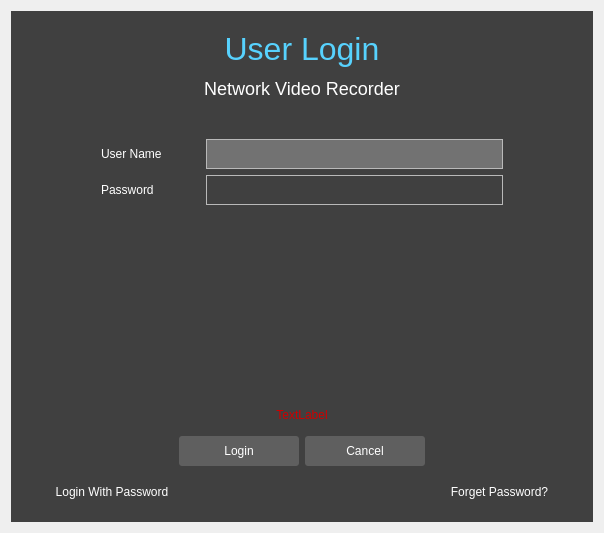
<?xml version="1.0" encoding="UTF-8"?>
<ui version="4.0">
 <class>UserLogin</class>
 <widget class="QWidget" name="UserLogin">
  <property name="geometry">
   <rect>
    <x>0</x>
    <y>0</y>
    <width>604</width>
    <height>533</height>
   </rect>
  </property>
  <property name="windowTitle">
   <string>Dialog</string>
  </property>
  <property name="styleSheet">
   <string notr="true">/*通用QComboBox*/
QComboBox
{
    min-height: 28px;
    border: 1px solid #B9B9B9;
    padding-left: 5px;
    padding-right: 5px;
    background-color: rgba(190, 190, 190, 40%);
    color: #B9B9B9;
}
QComboBox:disabled
{
    background-color: rgba(190, 190, 190, 40%);
    color: #B9B9B9;
}
QComboBox:hover
{
    border: 1px solid #D9D9D9;
}
QComboBox:drop-down
{
    border: 0px;
}
QComboBox::down-arrow
{
    image: url(:/common/common/drop-down-white.png);
}
QComboBox QAbstractItemView
{
    outline: none;
    border: 1px solid #949494;
    background-color: rgba(44, 44, 44, 90%);
}
QComboBox QAbstractItemView::item
{
    border: none;
    padding-left: 5px;
    height: 30px;
    color: #FFFFFF;
}
QComboBox QAbstractItemView::item:hover
{
    background-color: rgba(190, 190, 190, 40%);
    color: #FFFFFF;
}
QComboBox QAbstractItemView::item:selected
{
    background-color: rgba(190, 190, 190, 40%);
    color: #FFFFFF;
}

/*通用QLabel*/
QLabel
{
    background: transparent;
    color: #FFFFFF;
    padding-left: 0px;
    padding-right: 0px;
    min-height: 30px;
}
QLabel:disabled
{
    color: #B9B9B9;
}
QLabel#label_mainTitle
{
    color: rgb(87, 210, 254);
    font-size: 32px;
}
QLabel#label_subTitle
{
    font-size: 18px;
}
QLabel#label_title
{
    background-color: #0AA9E3;
    color: #FFFFFF;
    padding-left: 15px;
    padding-right: 15px;
    min-height: 40px;
    font: 20px;
}

/*通用QLineEdit*/
QLineEdit
{
    min-height: 28px;
    background: transparent;
    color: #FFFFFF;
    padding-left: 5px;
    padding-right: 5px;
    border: 1px solid #b9b9b9;
}
QLineEdit:read-only
{
    background-color: rgba(190, 190, 190, 40%);
    color: #B9B9B9;
}
QLineEdit:disabled
{
    background-color: rgba(190, 190, 190, 40%);
    color: #B9B9B9;
}
QLineEdit:hover
{
    border: 1px solid #D9D9D9;
}
QLineEdit:focus
{
    border: 1px solid #D9D9D9;
}

/*通用QPushButton*/
QPushButton
{
    outline: 0px;
    border: 0px;
    border-radius: 3px;
    padding-left: 20px;
    padding-right: 20px;
    min-width: 80px;
    min-height: 30px;
    color: #FFFFFF;
    background-color: #5F5F5F;
}
QPushButton:disabled
{
    background-color: rgb(190, 190, 190);
    color: rgb(150, 150, 150);
}
QPushButton:hover
{
    background-color: #2B9CC6;
}
QPushButton:focus
{
    background-color: #2B9CC6;
}
QPushButton:pressed
{
    background-color: rgba(43, 156, 198, 80%);
}

/*QToolButton*/
QToolButton
{
    border: 0px;
}

/*QWidget*/
QWidget#wizard_content
{
    background: rgba(44, 44, 44, 90%);
}

</string>
  </property>
  <layout class="QGridLayout" name="gridLayout">
   <item row="0" column="0">
    <widget class="QWidget" name="wizard_content" native="true">
     <property name="sizePolicy">
      <sizepolicy hsizetype="Preferred" vsizetype="Preferred">
       <horstretch>2</horstretch>
       <verstretch>1</verstretch>
      </sizepolicy>
     </property>
     <property name="focusPolicy">
      <enum>Qt::StrongFocus</enum>
     </property>
     <layout class="QVBoxLayout" name="verticalLayout">
      <property name="leftMargin">
       <number>40</number>
      </property>
      <property name="topMargin">
       <number>20</number>
      </property>
      <property name="rightMargin">
       <number>40</number>
      </property>
      <property name="bottomMargin">
       <number>20</number>
      </property>
      <item>
       <widget class="QLabel" name="label_mainTitle">
        <property name="text">
         <string>User Login</string>
        </property>
        <property name="alignment">
         <set>Qt::AlignCenter</set>
        </property>
       </widget>
      </item>
      <item>
       <widget class="QLabel" name="label_subTitle">
        <property name="text">
         <string>Network Video Recorder</string>
        </property>
        <property name="alignment">
         <set>Qt::AlignCenter</set>
        </property>
       </widget>
      </item>
      <item>
       <widget class="QWidget" name="widgetInput" native="true">
        <layout class="QGridLayout" name="gridLayout_2">
         <property name="leftMargin">
          <number>50</number>
         </property>
         <property name="topMargin">
          <number>30</number>
         </property>
         <property name="rightMargin">
          <number>50</number>
         </property>
         <property name="bottomMargin">
          <number>0</number>
         </property>
         <item row="1" column="1">
          <widget class="MyLineEdit" name="lineEdit_password">
           <property name="echoMode">
            <enum>QLineEdit::Password</enum>
           </property>
          </widget>
         </item>
         <item row="0" column="0">
          <widget class="QLabel" name="label_name">
           <property name="sizePolicy">
            <sizepolicy hsizetype="Preferred" vsizetype="Preferred">
             <horstretch>1</horstretch>
             <verstretch>0</verstretch>
            </sizepolicy>
           </property>
           <property name="text">
            <string>User Name</string>
           </property>
          </widget>
         </item>
         <item row="0" column="1">
          <widget class="ComboBox" name="comboBox_user">
           <property name="sizePolicy">
            <sizepolicy hsizetype="Expanding" vsizetype="Fixed">
             <horstretch>3</horstretch>
             <verstretch>0</verstretch>
            </sizepolicy>
           </property>
           <property name="focusPolicy">
            <enum>Qt::NoFocus</enum>
           </property>
          </widget>
         </item>
         <item row="1" column="0">
          <widget class="QLabel" name="label_password">
           <property name="text">
            <string>Password</string>
           </property>
          </widget>
         </item>
        </layout>
       </widget>
      </item>
      <item>
       <widget class="QWidget" name="widgetGustureLock" native="true">
        <property name="sizePolicy">
         <sizepolicy hsizetype="Preferred" vsizetype="Expanding">
          <horstretch>0</horstretch>
          <verstretch>0</verstretch>
         </sizepolicy>
        </property>
        <layout class="QHBoxLayout" name="horizontalLayout_3">
         <item>
          <widget class="GustureLock" name="gustureLock" native="true"/>
         </item>
        </layout>
       </widget>
      </item>
      <item>
       <widget class="QWidget" name="widget" native="true">
        <property name="minimumSize">
         <size>
          <width>0</width>
          <height>30</height>
         </size>
        </property>
        <layout class="QHBoxLayout" name="horizontalLayout_2">
         <property name="leftMargin">
          <number>0</number>
         </property>
         <property name="topMargin">
          <number>0</number>
         </property>
         <property name="rightMargin">
          <number>0</number>
         </property>
         <property name="bottomMargin">
          <number>0</number>
         </property>
         <item>
          <widget class="QLabel" name="label_info">
           <property name="styleSheet">
            <string notr="true">color: rgb(204, 0, 0);</string>
           </property>
           <property name="text">
            <string>TextLabel</string>
           </property>
           <property name="alignment">
            <set>Qt::AlignCenter</set>
           </property>
           <property name="wordWrap">
            <bool>true</bool>
           </property>
          </widget>
         </item>
        </layout>
       </widget>
      </item>
      <item>
       <layout class="QHBoxLayout" name="horizontalLayout">
        <item>
         <spacer name="horizontalSpacer">
          <property name="orientation">
           <enum>Qt::Horizontal</enum>
          </property>
          <property name="sizeHint" stdset="0">
           <size>
            <width>40</width>
            <height>20</height>
           </size>
          </property>
         </spacer>
        </item>
        <item>
         <widget class="QPushButton" name="pushButton_login">
          <property name="text">
           <string>Login</string>
          </property>
         </widget>
        </item>
        <item>
         <widget class="QPushButton" name="pushButton_cancel">
          <property name="text">
           <string>Cancel</string>
          </property>
         </widget>
        </item>
        <item>
         <spacer name="horizontalSpacer_2">
          <property name="orientation">
           <enum>Qt::Horizontal</enum>
          </property>
          <property name="sizeHint" stdset="0">
           <size>
            <width>40</width>
            <height>20</height>
           </size>
          </property>
         </spacer>
        </item>
       </layout>
      </item>
      <item>
       <layout class="QHBoxLayout" name="horizontalLayout_4">
        <property name="topMargin">
         <number>10</number>
        </property>
        <item>
         <widget class="QToolButton" name="toolButtonLoginWay">
          <property name="styleSheet">
           <string notr="true">color: rgb(255, 255, 255);</string>
          </property>
          <property name="text">
           <string>Login With Password</string>
          </property>
         </widget>
        </item>
        <item>
         <spacer name="horizontalSpacer_5">
          <property name="orientation">
           <enum>Qt::Horizontal</enum>
          </property>
          <property name="sizeHint" stdset="0">
           <size>
            <width>40</width>
            <height>20</height>
           </size>
          </property>
         </spacer>
        </item>
        <item>
         <widget class="QToolButton" name="toolButtonForgetPassword">
          <property name="styleSheet">
           <string notr="true">color: rgb(255, 255, 255);</string>
          </property>
          <property name="text">
           <string>Forget Password?</string>
          </property>
         </widget>
        </item>
       </layout>
      </item>
     </layout>
    </widget>
   </item>
  </layout>
 </widget>
 <customwidgets>
  <customwidget>
   <class>ComboBox</class>
   <extends>QComboBox</extends>
   <header>combobox.h</header>
  </customwidget>
  <customwidget>
   <class>MyLineEdit</class>
   <extends>QLineEdit</extends>
   <header>mylineedit.h</header>
  </customwidget>
  <customwidget>
   <class>GustureLock</class>
   <extends>QWidget</extends>
   <header>gusturelock.h</header>
   <container>1</container>
  </customwidget>
 </customwidgets>
 <resources/>
 <connections/>
</ui>
